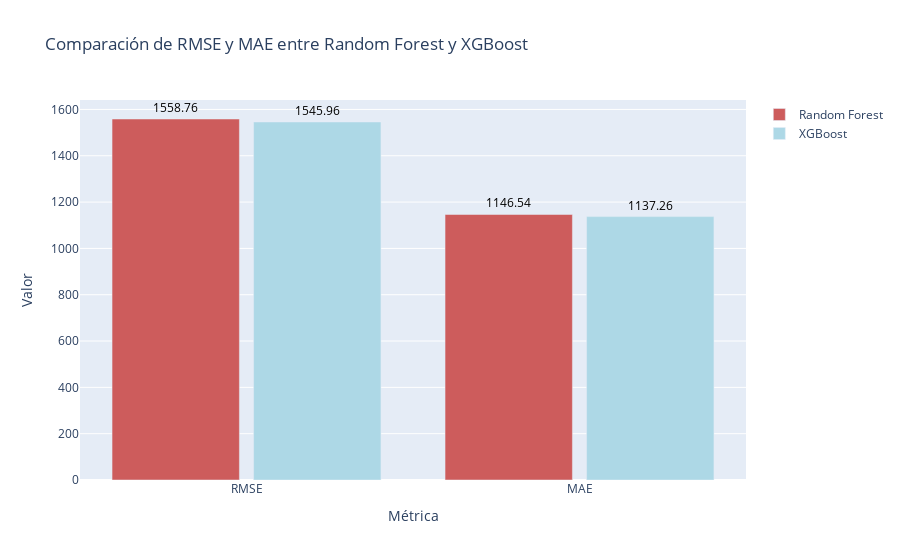

The cell this chart's notebook holds for it:
### Markdown cell above
### Punto 8 - Comparación y análisis de resultados
En la celda 8 comparen los resultados obtenidos de los diferentes modelos (random forest y XGBoost) y comenten las ventajas del mejor modelo y las desventajas del modelo con el menor desempeño.

### Code cell
# Celda 8
import plotly.graph_objects as go
# Creación de gráficos
# Creación de gráficos
fig = go.Figure(data=[
    go.Bar(name='Random Forest', x=['RMSE', 'MAE'], y=[rmse_rf, mae_rf], marker_color='indianred',
           text=['Random Forest', 'Random Forest'], textposition='inside', textfont=dict(color='white')),
    go.Bar(name='XGBoost', x=['RMSE', 'MAE'], y=[rmse_xgb, mae_xgb], marker_color='lightblue',
           text=['XGBoost', 'XGBoost'], textposition='inside', textfont=dict(color='white'))
])

# Actualización de diseño para hacerlo más legible
fig.update_layout(
    title='Comparación de RMSE y MAE entre Random Forest y XGBoost',
    xaxis_title='Métrica',
    yaxis_title='Valor',
    barmode='group',
    bargap=0.15,  # Ajusta el espacio entre las barras de diferentes grupos
    bargroupgap=0.1  # Ajusta el espacio entre barras del mismo grupo
)

# Añadir etiquetas con valores encima de cada barra
fig.update_traces(texttemplate='%{y:.2f}', textposition='outside', textfont=dict(color='black'))

# Mostrar gráfico
fig.show()

### Figure 1 — Plotly figure (JSON) as saved in the notebook; plotly's stock layout.template omitted (floating-point values rounded to 4 significant figures)
{"data": [{"marker": {"color": "indianred"}, "name": "Random Forest", "text": ["Random Forest", "Random Forest"], "textfont": {"color": "black"}, "textposition": "outside", "texttemplate": "%{y:.2f}", "type": "bar", "x": ["RMSE", "MAE"], "y": [1559.0, 1147.0]}, {"marker": {"color": "lightblue"}, "name": "XGBoost", "text": ["XGBoost", "XGBoost"], "textfont": {"color": "black"}, "textposition": "outside", "texttemplate": "%{y:.2f}", "type": "bar", "x": ["RMSE", "MAE"], "y": [1546.0, 1137.0]}], "layout": {"bargap": 0.15, "bargroupgap": 0.1, "barmode": "group", "title": {"text": "Comparación de RMSE y MAE entre Random Forest y XGBoost"}, "xaxis": {"title": {"text": "Métrica"}}, "yaxis": {"title": {"text": "Valor"}}}}
